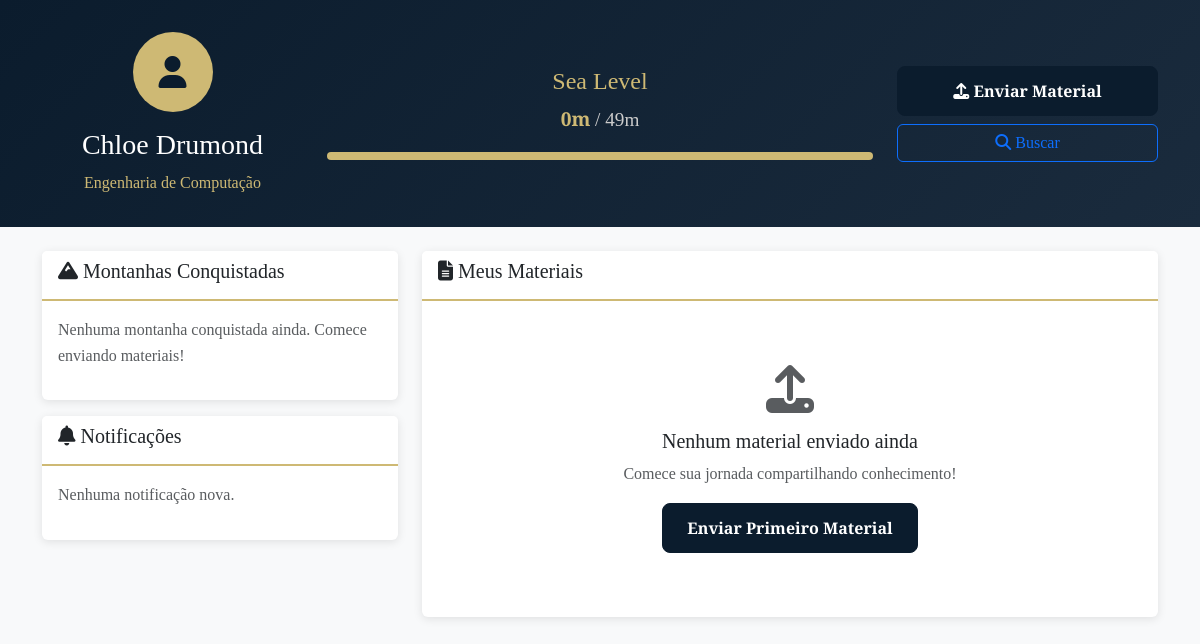
Page /perfil/ (signed in) on the committed database.
### materials/models.py (models this page shows, shortened)
class UserProfile(models.Model):
    user = models.OneToOneField(User, on_delete=models.CASCADE, related_name='profile')
    curso = models.CharField(max_length=100, verbose_name="Curso")
    altitude_total = models.IntegerField(default=0, verbose_name="Altitude Total")
    montanha_atual = models.ForeignKey(
        MountainLevel,
        on_delete=models.SET_NULL,
        null=True,
        blank=True,
        verbose_name="Montanha Atual"
    )
    montanhas_conquistadas = models.ManyToManyField(
        MountainLevel,
        through='MountainAchievement',
        related_name='conquistadores',
        verbose_name="Montanhas Conquistadas"
    )
    created_at = models.DateTimeField(auto_now_add=True)
    updated_at = models.DateTimeField(auto_now=True)
    class Meta:
        verbose_name = "Perfil do Usuário"
        verbose_name_plural = "Perfis dos Usuários"

class MountainLevel(models.Model):
    name = models.CharField(max_length=100, verbose_name="Nome da Montanha")
    min_altitude = models.IntegerField(verbose_name="Altitude Mínima")
    max_altitude = models.IntegerField(verbose_name="Altitude Máxima")
    description = models.TextField(blank=True, verbose_name="Descrição")
    image = models.ImageField(upload_to='mountains/', blank=True, null=True, verbose_name="Imagem")
    class Meta:
        verbose_name = "Nível de Montanha"
        verbose_name_plural = "Níveis de Montanha"
        ordering = ['min_altitude']

### materials/views.py (the view)
# urls.py: path('perfil/', views.perfil, name='perfil'),
@login_required
def perfil(request):
    profile = request.user.profile
    materiais_usuario = Material.objects.filter(autor=request.user).order_by('-data_upload')[:5]
    notificacoes = Notificacao.objects.filter(usuario=request.user, lida=False)[:5]
    conquistas = MountainAchievement.objects.filter(user_profile=profile).order_by('-achieved_at')
    progresso = 0
    if profile.montanha_atual:
        range_atual = profile.montanha_atual.max_altitude - profile.montanha_atual.min_altitude
        progresso_atual = profile.altitude_total - profile.montanha_atual.min_altitude
        progresso = (progresso_atual / range_atual) * 100 if range_atual > 0 else 100
    context = {
        'profile': profile,
        'materiais_usuario': materiais_usuario,
        'notificacoes': notificacoes,
        'conquistas': conquistas,
        'progresso': min(progresso, 100),
    }
    return render(request, 'materials/perfil.html', context)

### templates/materials/perfil.html (shortened to what this page needs)
{% extends 'base.html' %}
{% load static %}
{% block body_class %}perfil-body{% endblock %}
{% block content %}
<div class="perfil-container">
    <div class="perfil-header">
        <div class="container">
            <div class="row align-items-center">
                <div class="col-md-3 text-center">
                    <div class="avatar-section">
                        <div class="user-avatar">
                            <i class="fas fa-user"></i>
                        </div>
                        <h3 class="user-name">{{ user.get_full_name }}</h3>
                        <p class="user-course">{{ profile.curso }}</p>
                    </div>
                </div>
                <div class="col-md-6">
                    <div class="mountain-progress">
                        <h4 class="current-mountain">
                            {% if profile.montanha_atual %}
                                {{ profile.montanha_atual.name }}
                            {% else %}
                                Pedra Bonita
                            {% endif %}
                        </h4>
                        <div class="altitude-info">
                            <span class="altitude">{{ profile.altitude_total }}m</span>
                            <span class="next-goal">
                                {% if profile.montanha_atual %}
                                    / {{ profile.montanha_atual.max_altitude }}m
                                {% else %}
                                    / 49m
                                {% endif %}
                            </span>
                        </div>
                        <div class="progress-bar">
                            <div class="progress-fill" style="width: {{ progresso }}%"></div>
                        </div>
                    </div>
                </div>
                <div class="col-md-3 text-center">
                    <div class="quick-actions">
                        <a href="{% url 'upload_material' %}" class="btn btn-primary mb-2">
                            <i class="fas fa-upload"></i> Enviar Material
                        </a>
                        <a href="{% url 'buscar_materiais' %}" class="btn btn-outline-primary">
                            <i class="fas fa-search"></i> Buscar
                        </a>
                    </div>
                </div>
            </div>
        </div>
    </div>
    <div class="container mt-4">
        <div class="row">
            <div class="col-md-4">
                <div class="card mountain-achievements">
                    <div class="card-header">
                        <h5><i class="fas fa-mountain"></i> Montanhas Conquistadas</h5>
                    </div>
                    <div class="card-body">
                        {% if conquistas %}
                            {% for conquista in conquistas %}
                                <div class="achievement-item">
                                    <div class="achievement-icon">
                                        <i class="fas fa-flag-checkered"></i>
                                    </div>
                                    <div class="achievement-info">
                                        <h6>{{ conquista.mountain.name }}</h6>
                                        <small class="text-muted">{{ conquista.achieved_at|date:"d/m/Y" }}</small>
                                    </div>
                                </div>
                            {% endfor %}
                        {% else %}
                            <p class="text-muted">Nenhuma montanha conquistada ainda. Comece enviando materiais!</p>
                        {% endif %}
                    </div>
                </div>
                <div class="card notifications mt-3">
                    <div class="card-header">
                        <h5><i class="fas fa-bell"></i> Notificações</h5>
                    </div>
                    <div class="card-body">
                        {% if notificacoes %}
                            {% for notificacao in notificacoes %}
                                <div class="notification-item">
                                    <div class="notification-icon">
                                        {% if notificacao.tipo == 'conquista' %}
                                            <i class="fas fa-trophy text-warning"></i>
                                        {% elif notificacao.tipo == 'comentario' %}
                                            <i class="fas fa-comment text-primary"></i>
                                        {% elif notificacao.tipo == 'avaliacao' %}
                                            <i class="fas fa-star text-warning"></i>
                                        {% else %}
                                            <i class="fas fa-info text-info"></i>
                                        {% endif %}
                                    </div>
                                    <div class="notification-content">
                                        <h6>{{ notificacao.titulo }}</h6>
                                        <p class="small">{{ notificacao.mensagem }}</p>
                                        <small class="text-muted">{{ notificacao.data_criacao|timesince }} atrás</small>
                                    </div>
                                    <div class="notification-actions">
                                        <a href="{% url 'marcar_notificacao_lida' notificacao.id %}" class="btn btn-sm btn-outline-secondary">
                                            <i class="fas fa-check"></i>
                                        </a>
                                    </div>
                                </div>
                            {% endfor %}
                        {% else %}
                            <p class="text-muted">Nenhuma notificação nova.</p>
                        {% endif %}
                    </div>
                </div>
            </div>
            <div class="col-md-8">
                <div class="card user-materials">
                    <div class="card-header">
                        <h5><i class="fas fa-file-alt"></i> Meus Materiais</h5>
                    </div>
                    <div class="card-body">
                        {% if materiais_usuario %}
                            {% for material in materiais_usuario %}
                                <div class="material-item">
                                    <div class="material-info">
                                        <h6><a href="{% url 'detalhe_material' material.id %}">{{ material.titulo }}</a></h6>
                                        <p class="small text-muted">{{ material.descricao|truncatewords:20 }}</p>
                                        <div class="material-meta">
                                            <span class="badge bg-primary">{{ material.get_tipo_display }}</span>
                                            <span class="badge bg-secondary">{{ material.materia }}</span>
                                            <span class="text-muted small">{{ material.data_upload|date:"d/m/Y" }}</span>
                                        </div>
                                    </div>
                                    <div class="material-stats">
                                        <div class="stat">
                                            <i class="fas fa-download"></i>
                                            <span>{{ material.downloads }}</span>
                                        </div>
                                        <div class="stat">
                                            <i class="fas fa-star"></i>
                                            <span>{{ material.rating_medio|floatformat:1 }}</span>
                                        </div>
                                    </div>
                                </div>
                            {% endfor %}
                            <div class="text-center mt-3">
                                <a href="{% url 'buscar_materiais' %}?autor={{ user.username }}" class="btn btn-outline-primary">Ver todos meus materiais</a>
                            </div>
                        {% else %}
                            <div class="empty-state">
                                <i class="fas fa-upload fa-3x text-muted mb-3"></i>
                                <h5>Nenhum material enviado ainda</h5>
                                <p class="text-muted">Comece sua jornada compartilhando conhecimento!</p>
                                <a href="{% url 'upload_material' %}" class="btn btn-primary">Enviar Primeiro Material</a>
                            </div>
                        {% endif %}
                    </div>
                </div>
            </div>
        </div>
    </div>
</div>
{% endblock %}

### static/css/style.css (style rules this page uses)
* { margin: 0; padding: 0; box-sizing: border-box; }
:root { --navy-blue: #0B1C2D; --gold: #CEB974; --white: #ffffff; --font-family: 'Crimson Text', serif; --transition: all 0.3s ease; }
body { font-family: var(--font-family); line-height: 1.6; overflow-x: hidden; }
.btn-primary { background-color: var(--navy-blue); border-color: var(--navy-blue); color: white; font-weight: 600; padding: 0.75rem 1.5rem; border-radius: 8px; transition: var(--transition); }

### templates/materials/perfil.html (style rules this page uses)
.perfil-body { background-color: #f8f9fa; }
.perfil-header { background: linear-gradient(135deg, var(--navy-blue), #1a2b3d); color: white; padding: 2rem 0; }
.user-avatar { width: 80px; height: 80px; background: var(--gold); border-radius: 50%; display: flex; align-items: center; justify-content: center; font-size: 2rem; color: var(--navy-blue); margin: 0 auto 1rem; }
.user-name { margin-bottom: 0.5rem; color: white; }
.user-course { color: var(--gold); margin-bottom: 0; }
.mountain-progress { text-align: center; }
.current-mountain { color: var(--gold); font-size: 1.5rem; margin-bottom: 0.5rem; }
.altitude-info { font-size: 1.2rem; margin-bottom: 1rem; }
.altitude { font-weight: bold; color: var(--gold); }
.next-goal { color: #ccc; }
.progress-bar { background: rgba(255,255,255,0.2); height: 8px; border-radius: 4px; overflow: hidden; }
.progress-fill { background: var(--gold); height: 100%; transition: width 0.3s ease; }
.quick-actions .btn { width: 100%; }
.card { border: none; box-shadow: 0 2px 10px rgba(0,0,0,0.1); margin-bottom: 1rem; }
.card-header { background: white; border-bottom: 2px solid var(--gold); font-weight: 600; }
.empty-state { text-align: center; padding: 3rem 1rem; }

### rows in the picture
UserProfile: curso "Engenharia de Computação", montanha_atual.name "Sea Level", altitude_total "0", montanha_atual.max_altitude "49"

### other values in the picture
{{ user.get_full_name }} "Chloe Drumond"
